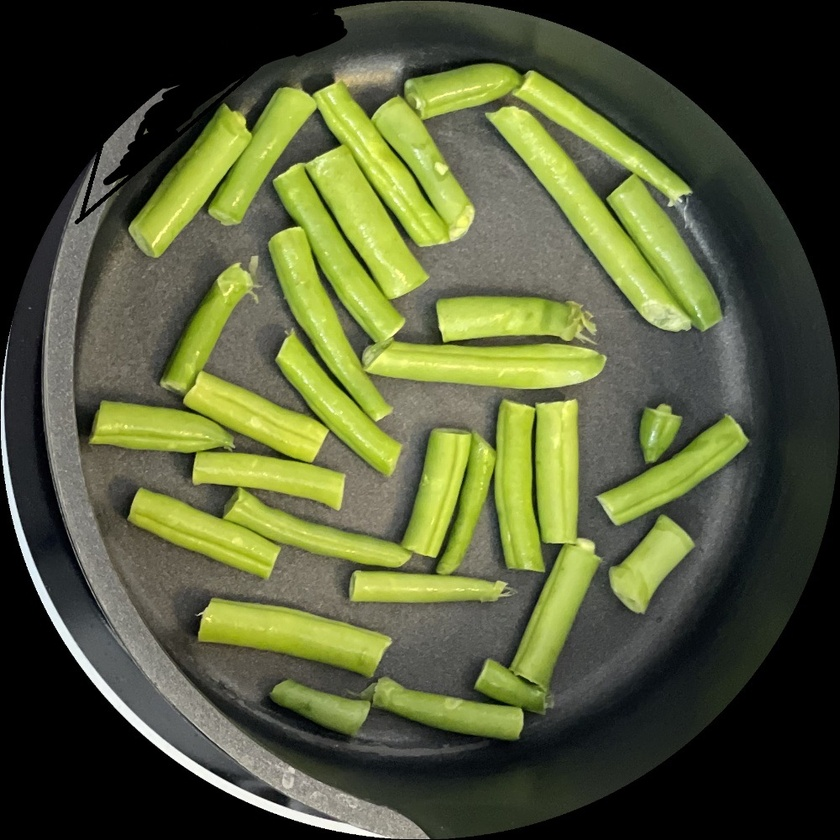
#> input picture Watershed_test/IMG_5803.jpeg, 840 x 840 px, shrunk from 1000 x 1000 before the run
$ python testshed.py   (older library calls are emulated)
#> lines starting #> are read from the running program, lines starting #| are printed output that depends on the picture; after the words box and inside, x2 and y2 are one past the last pixel; in counts of white or black regions, pixels touching at a corner belong together
from __future__ import print_function
from skimage.feature import peak_local_max
from skimage.morphology import watershed
from scipy import ndimage
import argparse
import imutils
import cv2
import numpy as np

original  = cv2.imread("IMG_5803.jpeg")
#> original is the input picture: shape (840, 840, 3); mean B, G, R 55.3, 89.9, 83.9
# cv2.imshow("Original", original)

hsvImage = cv2.cvtColor(original, cv2.COLOR_BGR2HSV)
#> hsvImage: shape (840, 840, 3); mean H, S, V 36.4, 66, 90.6

MINIMAL_HSV = np.array([0, 60, 0], np.uint8)
MAXIMAL_HSV = np.array([179, 255, 255], np.uint8)

hsvMask = cv2.inRange(hsvImage, (0, 100, 0), (179, 255, 255))
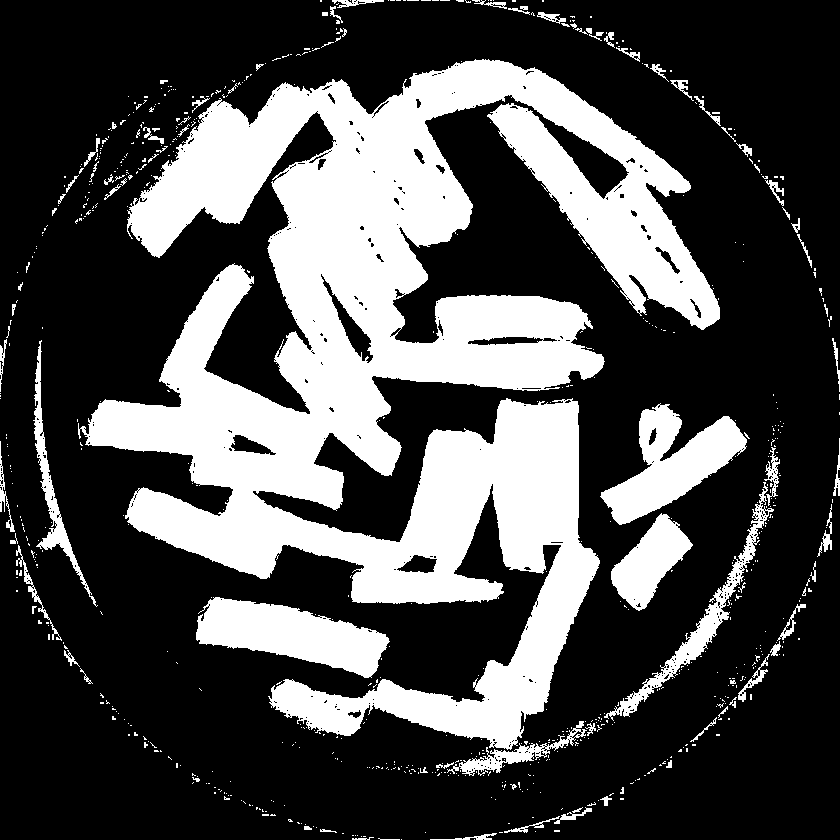
#> hsvMask: shape (840, 840); 30% white; 736 white regions (651 under 20 px), largest, box (x1, y1, x2, y2) and area: (78, 59, 720, 750) 176327, (196, 597, 390, 678) 8606, (600, 403, 747, 525) 7755
maskedBeans = cv2.bitwise_and(original, original, mask=hsvMask)

# cv2.imshow("Masked beans", maskedBeans)

shifted = cv2.pyrMeanShiftFiltering(maskedBeans, 21, 51)
cv2.imshow("Input", maskedBeans)

# convert the mean shift image to grayscale, then apply
# Otsu's thresholding
gray = cv2.cvtColor(shifted, cv2.COLOR_BGR2GRAY)
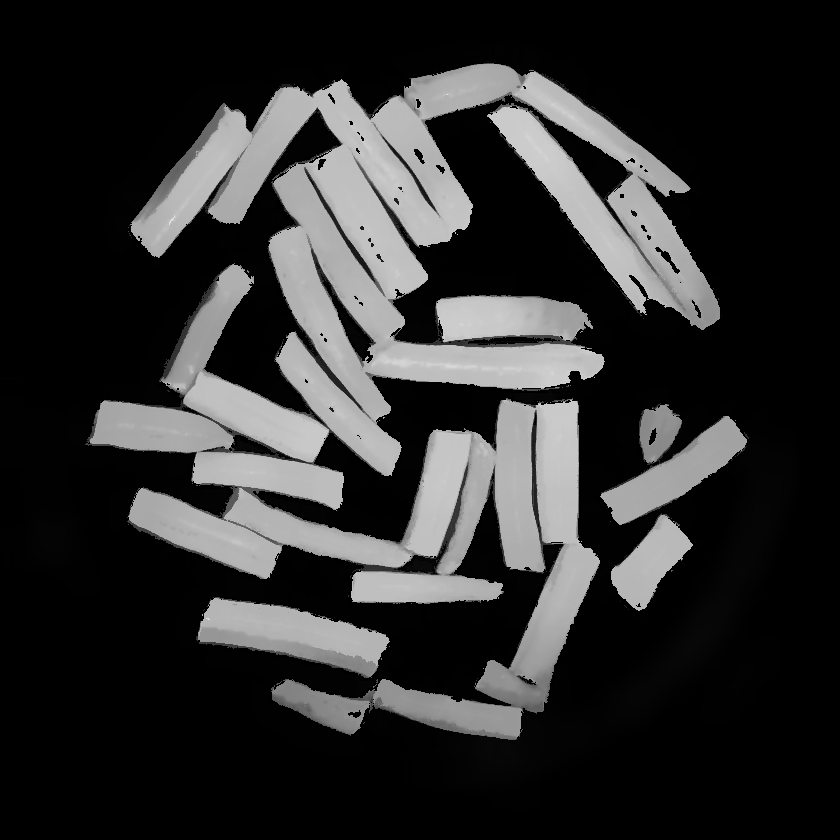
#> gray: shape (840, 840); min 0, max 230, mean 46.3
thresh = cv2.threshold(gray, 0, 255,
cv2.THRESH_BINARY | cv2.THRESH_OTSU)[1]
#> thresh: shape (840, 840); 25.7% white; 60 white regions (52 under 20 px), largest, box (x1, y1, x2, y2) and area: (130, 63, 720, 476) 85072, (90, 263, 600, 740) 69033, (198, 598, 390, 678) 8046
cv2.imshow("Thresh", thresh)

# compute the exact Euclidean distance from every binary
# pixel to the nearest zero pixel, then find peaks in this
# distance map
D = ndimage.distance_transform_edt(thresh)
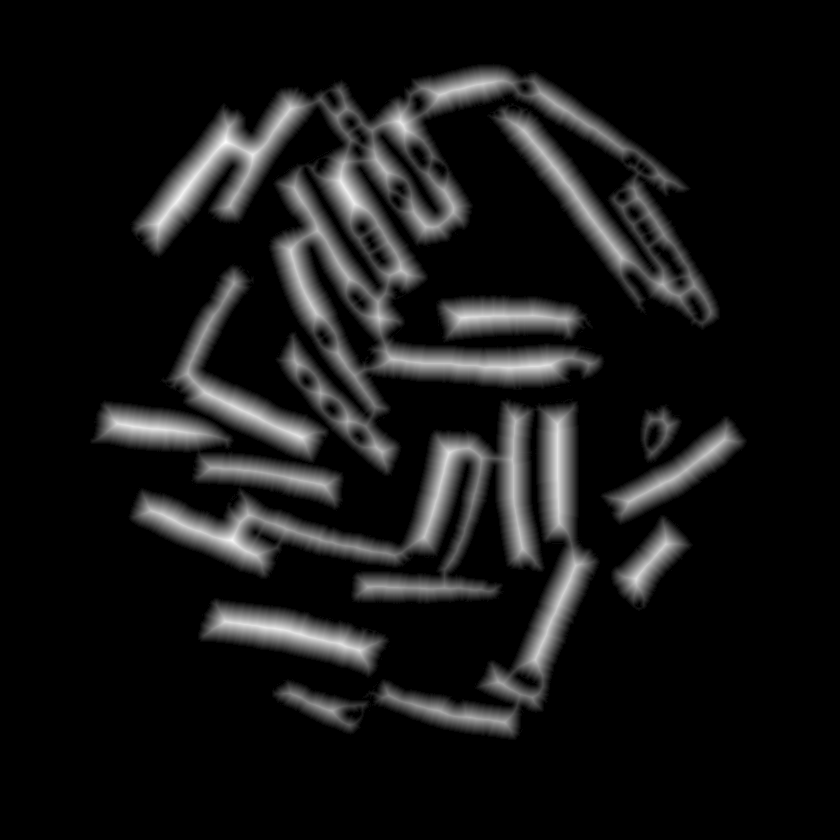
#> D: shape (840, 840) float64; min 0, max 25, mean 2.2; drawn with min black and max white
localMax = peak_local_max(D, indices=False, min_distance=20,
	labels=thresh)
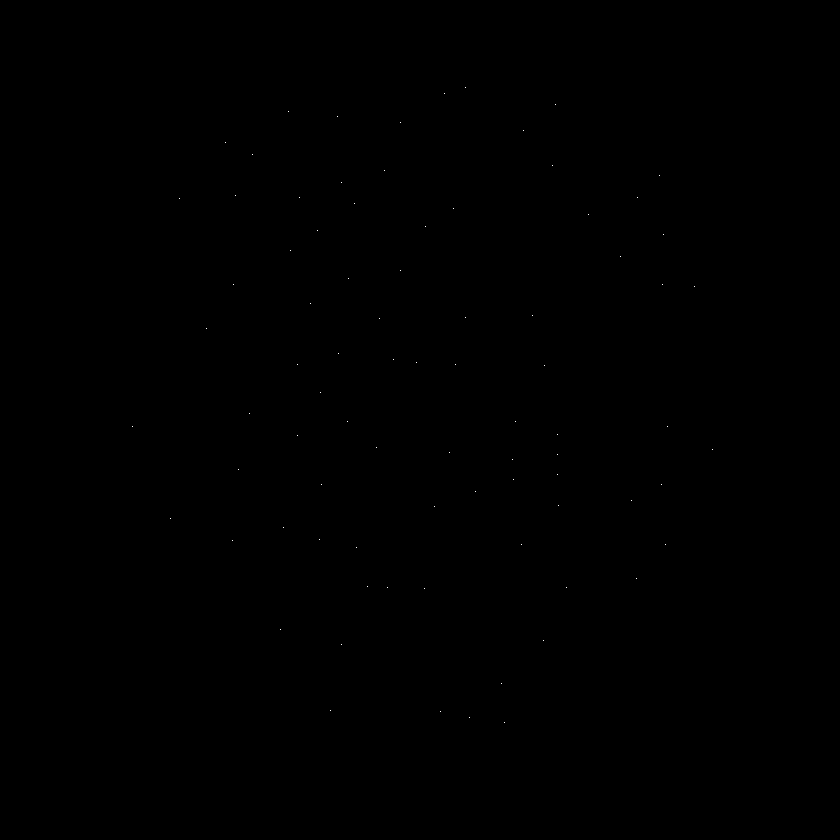
#> localMax: shape (840, 840) bool; 0.01% white in thin lines or dots, all inside (x1, y1, x2, y2) = (132, 87, 713, 723)
# perform a connected component analysis on the local peaks,
# using 8-connectivity, then appy the Watershed algorithm
markers = ndimage.label(localMax, structure=np.ones((3, 3)))[0]
#> markers: shape (840, 840) int32; 84 distinct labels, from 0 to 83
labels = watershed(-D, markers, mask=thresh)
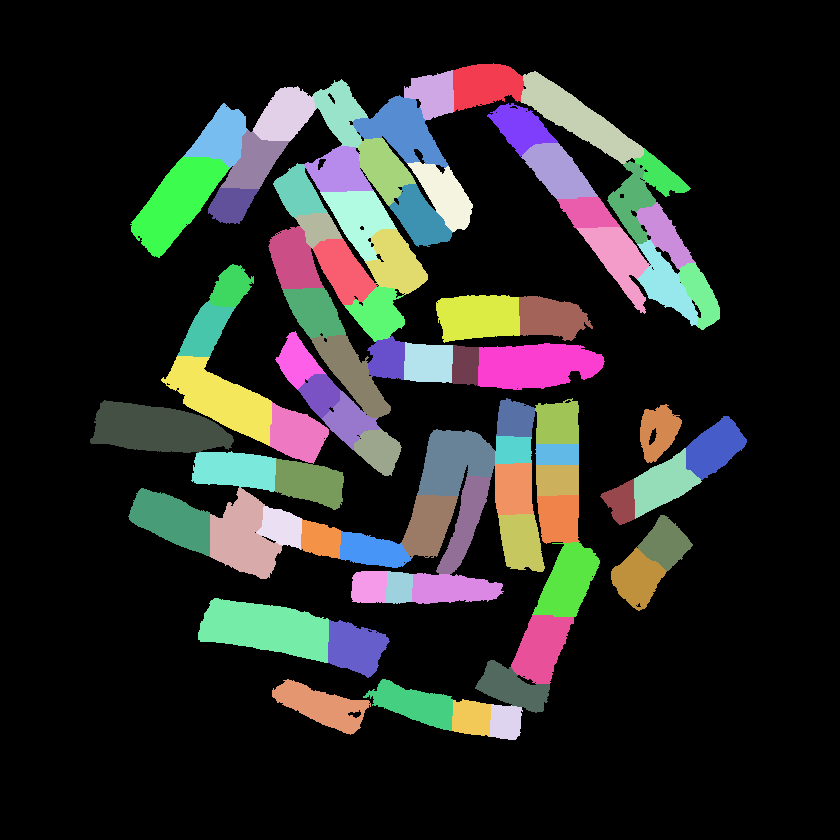
#> labels: shape (840, 840) int32; 84 distinct labels, from 0 to 83; one colour per label, 0 black
labels = ndimage.binary_fill_holes(labels - 1)
#> labels: shape (840, 840) bool; every value is 1
print("[INFO] {} unique segments found".format(len(np.unique(labels)) - 1))
#| [INFO] 0 unique segments found

# loop over the unique labels returned by the Watershed
# algorithm
for label in np.unique(labels):
	# if the label is zero, we are examining the 'background'
	# so simply ignore it
	if label == 0:
		continue
	# otherwise, allocate memory for the label region and draw
	# it on the mask
	mask = np.zeros(gray.shape, dtype="uint8")
	mask[labels == label] = 255
	# detect contours in the mask and grab the largest one
	cnts = cv2.findContours(mask.copy(), cv2.RETR_EXTERNAL,
		cv2.CHAIN_APPROX_SIMPLE)
	cnts = imutils.grab_contours(cnts)
	c = max(cnts, key=cv2.contourArea)
	rect = cv2.minAreaRect(c)
	box = cv2.boxPoints(rect)
	box = np.int0(box)
	cv2.drawContours(maskedBeans,[box],0,(0,0,255),2)
#> this loop made 1 pass
#> (c, rect, box) on pass 1: ([[0, 0], [0, 839], [839, 839], [839, 0]], ((419.5, 419.5), (839, 839), -90), [[839, 839], [0, 839], [0, 0], [839, 0]])
#> mask: shape (840, 840); every value is 255
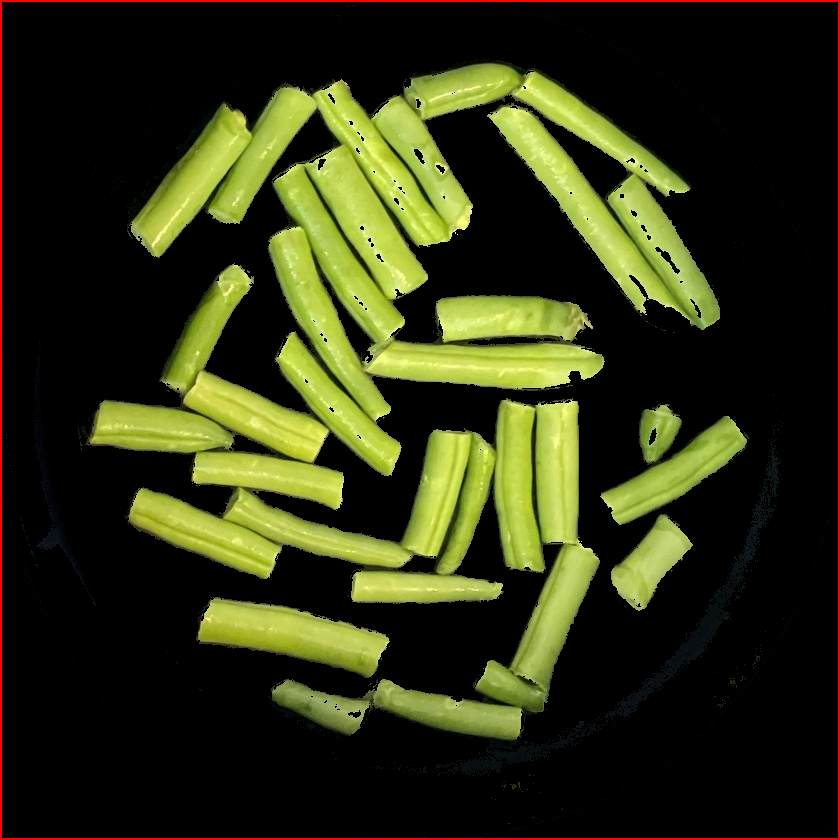
#> maskedBeans: shape (840, 840, 3); mean B, G, R 19.7, 50.1, 47.5

# show the output image
cv2.imshow("Output", maskedBeans)

cv2.waitKey(0)
